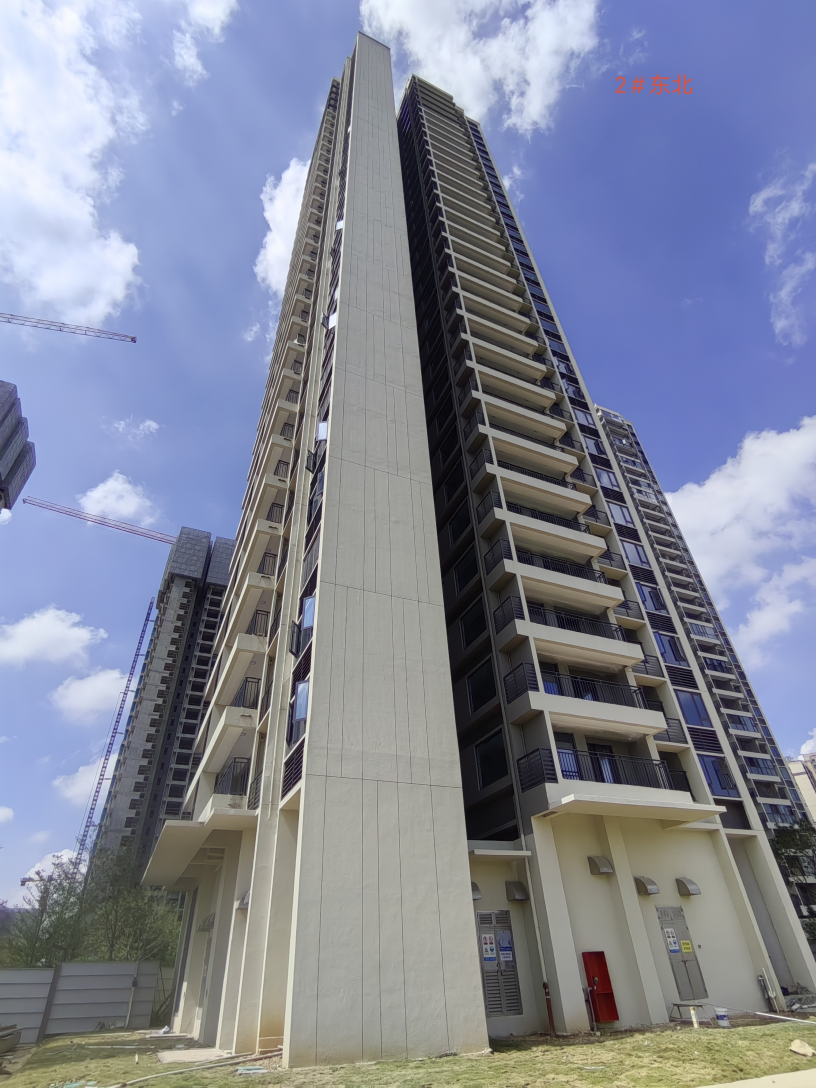
#> input picture facadeDetection/algorithms/data/northeast.jpg, 2448 x 3264 px (shown at 1/3 size)
$ python -i orthographic_photo_rectifier.py   (imports and definitions only)
#> lines starting #> are read from the running program, lines starting #| are printed output that depends on the picture
"""基于横、竖双消失点的建筑立面近似正投影校正。"""

from __future__ import annotations

import math
from pathlib import Path

import cv2
import numpy as np

from .photo_loader import read_bgr_image


class PhotoPerspectiveRectifier:
    """将目标立面的两组 Manhattan 方向恢复为正交平行方向。"""

    def __init__(
        self,
        target_max_dim: int = 2048,
        correction_strength: float = 1.0,
        keep_original_aspect_ratio: bool = True,
    ):
        self.target_max_dim = int(target_max_dim)
        self.correction_strength = float(correction_strength)
        self.keep_original_aspect_ratio = bool(keep_original_aspect_ratio)
        self.last_method = 'unknown'
        self.last_info = {}
        self.last_src_pts = None
        self.last_dst_pts = None
        self.last_structure_points = None
        self.last_vp = None
        self.last_crop_box = None

    @staticmethod
    def _line_from_segment(segment):
        x1, y1, x2, y2 = segment
        line = np.cross([x1, y1, 1.0], [x2, y2, 1.0])
        norm = math.hypot(float(line[0]), float(line[1]))
        return line / max(norm, 1e-12)

    def _detect_lines(self, image):
        gray = cv2.cvtColor(image, cv2.COLOR_BGR2GRAY)
        gray = cv2.GaussianBlur(gray, (3, 3), 0)
        found = cv2.createLineSegmentDetector(
            cv2.LSD_REFINE_STD
        ).detect(gray)[0]
        if found is None:
            raise RuntimeError('未检测到建筑结构线。')
        height, width = gray.shape
        min_length = 0.025 * min(height, width)
        vertical, horizontal = [], []
        for raw in found[:, 0, :]:
            segment = np.asarray(raw, dtype=np.float64)
            dx, dy = segment[2] - segment[0], segment[3] - segment[1]
            length = float(math.hypot(dx, dy))
            if length < min_length:
                continue
            mid_x = 0.5 * (segment[0] + segment[2])
            mid_y = 0.5 * (segment[1] + segment[3])
            if not (
                0.08 * width <= mid_x <= 0.96 * width
                and 0.02 * height <= mid_y <= 0.98 * height
            ):
                continue
            angle = math.degrees(math.atan2(dy, dx)) % 180.0
            item = {
                'segment': segment,
                'line': self._line_from_segment(segment),
                'length': length,
            }
            if abs(angle - 90.0) <= 42.0:
                vertical.append(item)
            if min(angle, 180.0 - angle) <= 38.0:
                horizontal.append(item)
        if len(vertical) < 2 or len(horizontal) < 2:
            raise RuntimeError('目标立面的横向或竖向结构线不足。')
        return vertical, horizontal

    @staticmethod
    def _vp_residuals(vp, items):
        segments = np.asarray([item['segment'] for item in items])
        directions = segments[:, 2:4] - segments[:, 0:2]
        directions /= np.maximum(
            np.linalg.norm(directions, axis=1, keepdims=True), 1e-12
        )
        if abs(float(vp[2])) > 1e-10:
            point = vp[:2] / vp[2]
            mids = 0.5 * (segments[:, 0:2] + segments[:, 2:4])
            rays = point - mids
            rays /= np.maximum(
                np.linalg.norm(rays, axis=1, keepdims=True), 1e-12
            )
        else:
            ray = vp[:2] / max(float(np.linalg.norm(vp[:2])), 1e-12)
            rays = np.repeat(ray.reshape(1, 2), len(items), axis=0)
        cosine = np.abs(np.sum(directions * rays, axis=1))
        return np.degrees(np.arccos(np.clip(cosine, 0.0, 1.0)))

    def _estimate_vp(self, items, seed):
        rng = np.random.default_rng(seed)
        lengths = np.asarray([item['length'] for item in items])
        probabilities = lengths / lengths.sum()
        lines = np.asarray([item['line'] for item in items])
        best = None
        best_score = -1.0
        for _ in range(4000):
            i, j = rng.choice(len(items), 2, replace=False, p=probabilities)
            vp = np.cross(lines[i], lines[j])
            norm = float(np.linalg.norm(vp))
            if norm <= 1e-12:
                continue
            vp /= norm
            residuals = self._vp_residuals(vp, items)
            inliers = residuals <= 2.8
            score = float(lengths[inliers].sum())
            if score > best_score:
                best = inliers
                best_score = score
        if best is None or int(np.sum(best)) < 2:
            raise RuntimeError('无法稳定估计建筑消失点。')
        weighted = lines[best] * np.sqrt(lengths[best])[:, None]
        _u, _s, vh = np.linalg.svd(weighted, full_matrices=False)
        vp = vh[-1]
        if abs(float(vp[2])) > 1e-10:
            vp /= vp[2]
        else:
            vp /= max(float(np.linalg.norm(vp[:2])), 1e-12)
        residuals = self._vp_residuals(vp, items)
        inliers = residuals <= 2.8
        return vp, inliers, residuals

    @staticmethod
    def _transform(matrix, points):
        points = np.asarray(points, dtype=np.float64).reshape(-1, 2)
        hom = np.column_stack([points, np.ones(len(points))])
        mapped = (matrix @ hom.T).T
        result = np.full((len(points), 2), np.nan)
        valid = np.abs(mapped[:, 2]) > 1e-10
        result[valid] = mapped[valid, :2] / mapped[valid, 2:3]
        return result

    def _dominant_direction(self, projective, items):
        directions, weights = [], []
        for item in items:
            segment = item['segment']
            mapped = self._transform(
                projective,
                [[segment[0], segment[1]], [segment[2], segment[3]]],
            )
            vector = mapped[1] - mapped[0]
            norm = float(np.linalg.norm(vector))
            if not np.isfinite(norm) or norm <= 1e-9:
                continue
            vector /= norm
            if vector[0] < 0:
                vector = -vector
            directions.append(vector)
            weights.append(item['length'])
        if not directions:
            raise RuntimeError('校正后的结构方向退化。')
        direction = np.average(directions, axis=0, weights=weights)
        return direction / max(float(np.linalg.norm(direction)), 1e-12)

    def _rectification(self, horizontal, vertical, vp_h, vp_v):
        line_at_infinity = np.cross(vp_h, vp_v)
        if abs(float(line_at_infinity[2])) < 1e-10:
            raise RuntimeError('立面消失线不稳定。')
        line_at_infinity /= line_at_infinity[2]
        projective = np.array([
            [1.0, 0.0, 0.0],
            [0.0, 1.0, 0.0],
            line_at_infinity,
        ])
        dir_h = self._dominant_direction(projective, horizontal)
        dir_v = self._dominant_direction(projective, vertical)
        if dir_v[1] < 0:
            dir_v = -dir_v
        basis = np.column_stack([dir_h, dir_v])
        if abs(float(np.linalg.det(basis))) < 0.08:
            raise RuntimeError('横竖方向无法恢复为稳定的正交坐标。')
        affine = np.linalg.inv(basis)
        metric = np.array([
            [affine[0, 0], affine[0, 1], 0.0],
            [affine[1, 0], affine[1, 1], 0.0],
            [0.0, 0.0, 1.0],
        ])
        return metric @ projective

    def _warp_full(self, image, matrix):
        height, width = image.shape[:2]
        corners = np.array([
            [0, 0], [width - 1, 0],
            [width - 1, height - 1], [0, height - 1],
        ])
        mapped = self._transform(matrix, corners)
        if not np.all(np.isfinite(mapped)):
            raise RuntimeError('正投影后的图像边界无效。')
        minimum, maximum = mapped.min(axis=0), mapped.max(axis=0)
        span = maximum - minimum
        if np.any(span <= 1) or max(span) > 30.0 * max(width, height):
            raise RuntimeError('正投影变换过强，请先裁剪到目标立面。')
        scale = min(1.0, self.target_max_dim / max(span))
        translate = np.array([
            [scale, 0.0, -scale * minimum[0]],
            [0.0, scale, -scale * minimum[1]],
            [0.0, 0.0, 1.0],
        ])
        full = translate @ matrix
        out_w = max(1, int(math.ceil(span[0] * scale)))
        out_h = max(1, int(math.ceil(span[1] * scale)))
        warped = cv2.warpPerspective(
            image,
            full,
            (out_w, out_h),
            flags=cv2.INTER_CUBIC,
            borderMode=cv2.BORDER_CONSTANT,
            borderValue=(0, 0, 0),
        )
        return warped, full

    def rectify(self, photo_img):
        image = np.asarray(photo_img)
        if image.ndim == 2:
            image = cv2.cvtColor(image, cv2.COLOR_GRAY2BGR)
        else:
            image = image[:, :, :3].copy()
        try:
            vertical, horizontal = self._detect_lines(image)
            vp_v, inliers_v, residuals_v = self._estimate_vp(vertical, 0)
            vp_h, inliers_h, residuals_h = self._estimate_vp(horizontal, 1)
            selected_v = [x for x, keep in zip(vertical, inliers_v) if keep]
            selected_h = [x for x, keep in zip(horizontal, inliers_h) if keep]
            matrix = self._rectification(
                selected_h, selected_v, vp_h, vp_v
            )
            rectified, matrix = self._warp_full(image, matrix)
            self.last_method = 'facade_frontoparallel_dual_vp'
            self.last_vp = vp_v.copy()
            self.last_structure_points = np.asarray([
                point
                for item in selected_h + selected_v
                for point in (
                    item['segment'][:2],
                    item['segment'][2:],
                )
            ], dtype=np.float32)
            self.last_info = {
                'projection': 'fronto_parallel',
                'horizontal_vp': vp_h.tolist(),
                'vertical_vp': vp_v.tolist(),
                'horizontal_inlier_count': len(selected_h),
                'vertical_inlier_count': len(selected_v),
                'horizontal_residual_median_deg': float(
                    np.median(residuals_h[inliers_h])
                ),
                'vertical_residual_median_deg': float(
                    np.median(residuals_v[inliers_v])
                ),
            }
        except Exception as exc:
            rectified = image.copy()
            matrix = np.eye(3)
            self.last_method = 'identity_fallback'
            self.last_info = {'fallback_reason': str(exc)}
        out_h, out_w = rectified.shape[:2]
        self.last_src_pts = np.float32([
            [0, 0], [image.shape[1] - 1, 0],
            [image.shape[1] - 1, image.shape[0] - 1],
            [0, image.shape[0] - 1],
        ])
        self.last_dst_pts = np.float32([
            [0, 0], [out_w - 1, 0],
            [out_w - 1, out_h - 1], [0, out_h - 1],
        ])
        self.last_crop_box = (0, 0, out_w, out_h)
        return rectified, matrix, np.linalg.inv(matrix)


# [34 lines left out: function rectify_photo_perspective, not called in this run]


__all__ = ['PhotoPerspectiveRectifier', 'rectify_photo_perspective']

>>> import cv2
>>> picture = cv2.imread('../data/northeast.jpg')
#> picture is the input picture: shape (3264, 2448, 3); mean B, G, R 152, 134.9, 130
>>> result = PhotoPerspectiveRectifier().rectify(picture)
#> in _detect_lines, `gray = cv2.cvtColor(image, cv2.COLOR_BGR2GRAY)`:
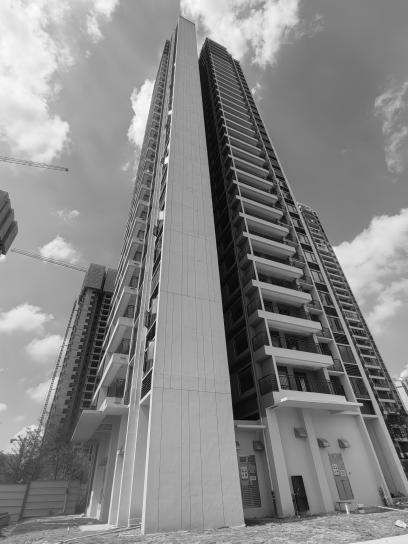
#> gray: shape (3264, 2448) (shown at 1/6 size); min 0, max 255, mean 135.3
#> the loop in _detect_lines, `for raw in found[:, 0, :]:` made 8780 passes
#> (segment, dx, dy, length) on passes 1, 3, 7: ([929, 1467, 934.9, 1434.7], 5.87, -32.34, 32.87), ([930.5, 2012.2, 911, 2041.3], -19.5, 29.09, 35.02), ([997.9, 1105.6, 988.7, 1142.3], -9.11, 36.78, 37.89)
#> after the loop in _detect_lines, `for raw in found[:, 0, :]:`: horizontal = 342 items; vertical = 646 items
#> in rectify, `vertical, horizontal = self._detect_lines(image)`: horizontal = 342 items
#> in _estimate_vp, `lengths = np.asarray([item['length'] for item in items])`: lengths = 646 values, max 2157.7 at index 26, min 61.2 at index 62, mean 164
#> in _estimate_vp, `probabilities = lengths / lengths.sum()`: probabilities = 646 values, max 0.0204 at index 26, min 0.000578 at index 62, mean 0.00155
#> in _estimate_vp, `lines = np.asarray([item['line'] for item in items])`: lines = 646 rows, first 8: [-0.998, -0.0689, 1066.5], [-0.997, -0.0789, 1082.8], [-0.997, -0.0793, 1084.7], [-0.997, -0.08, 1087], [-0.996, -0.0939, 1118], [-0.993, -0.116, 1050.4], [-0.993, -0.117, 1052.2], [-0.939, -0.344, 1291.3]
#> the loop in _estimate_vp, `for _ in range(4000):` made 4000 passes
#> (i, j, vp, norm, point in _vp_residuals, score, best_score) on passes 1, 6: (388, 185, [-0.87, 0.492, -0.000767], 11.41, [1134.7, -641.9], 86448.2, 86448.2), (482, 3, [-0.969, 0.247, -0.000871], 170.8, [1113.2, -283.5], 88191.8, 88191.8)
#> in _warp_full, `warped = cv2.warpPerspective( image, full, (out_w, out_h), flags=cv2.I..`:
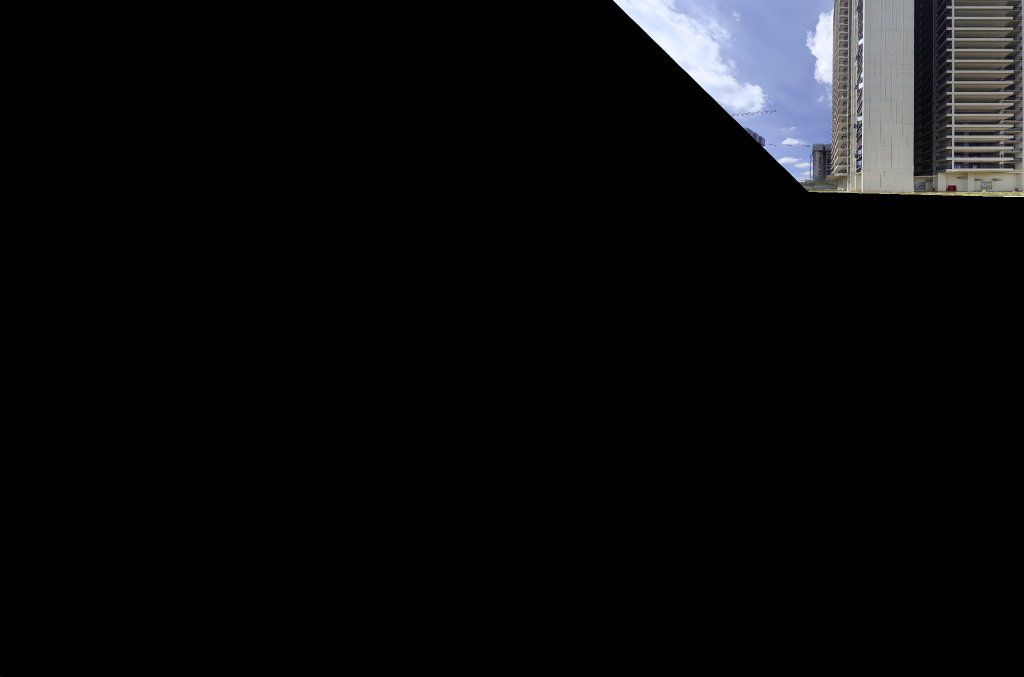
#> warped: shape (1354, 2048, 3) (shown at 1/2 size); mean B, G, R 12.9, 11.7, 11.4

$ run again, on facadeDetection/algorithms/data/northwest.jpg
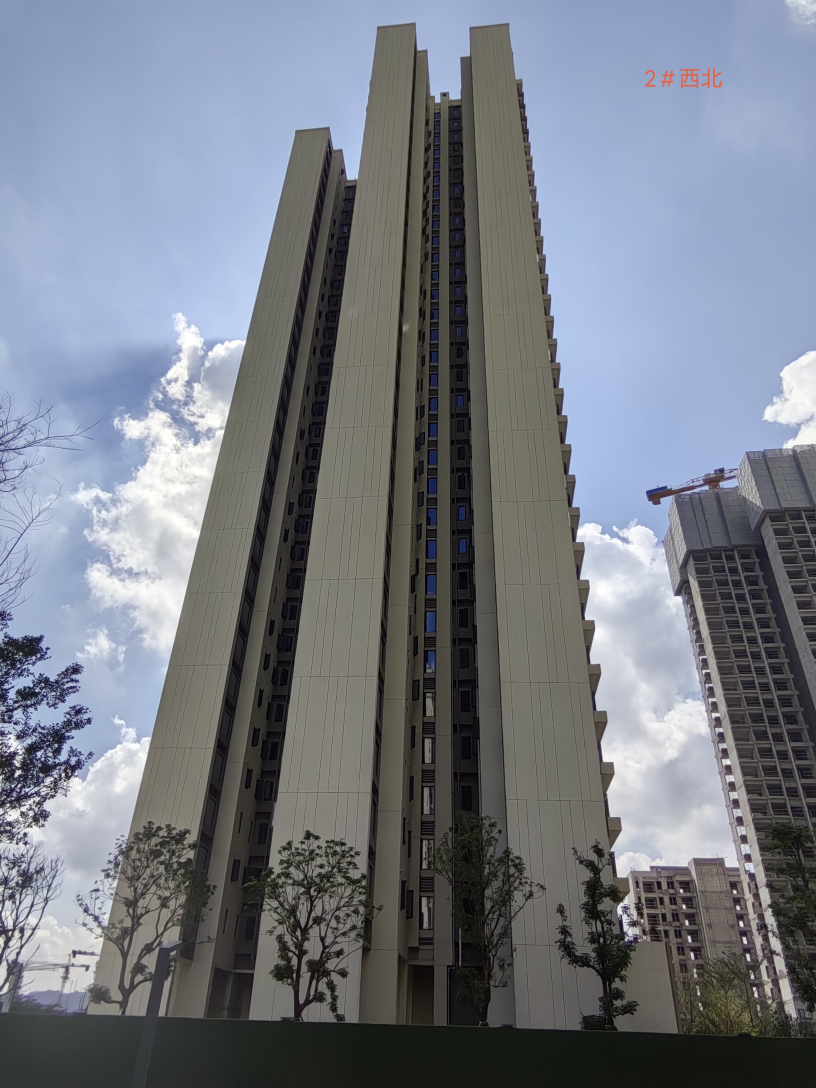
#> input picture facadeDetection/algorithms/data/northwest.jpg, 2448 x 3264 px (shown at 1/3 size)
#> picture is the input picture: shape (3264, 2448, 3); mean B, G, R 133.2, 123.6, 118.5
#> in _detect_lines, `gray = cv2.cvtColor(image, cv2.COLOR_BGR2GRAY)`:
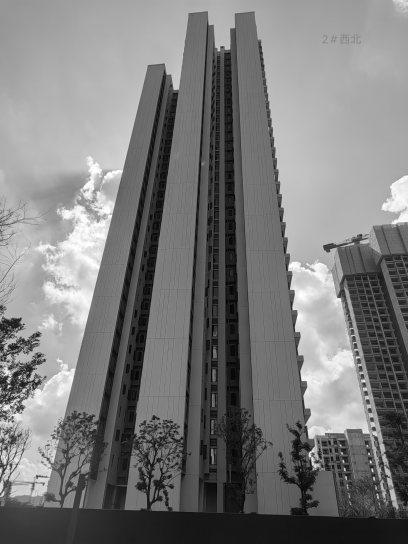
#> gray: shape (3264, 2448) (shown at 1/6 size); min 0, max 255, mean 123.2
#> the loop in _detect_lines, `for raw in found[:, 0, :]:` made 9940 passes
#> (segment, dx, dy, length) on passes 1, 3, 4: ([1754.2, 1828.1, 1753.6, 1859.4], -0.544, 31.31, 31.31), ([1865.3, 2745.7, 1870.5, 2794.1], 5.18, 48.46, 48.74), ([1767.4, 1960.4, 1770.9, 1990.4], 3.5, 30.03, 30.23)
#> after the loop in _detect_lines, `for raw in found[:, 0, :]:`: horizontal = 41 items; vertical = 561 items
#> in rectify, `vertical, horizontal = self._detect_lines(image)`: horizontal = 41 items
#> lengths = 561 values, max 2527.9 at index 94, min 61.25 at index 199, mean 176.3
#> probabilities = 561 values, max 0.0256 at index 94, min 0.000619 at index 199, mean 0.00178
#> lines = 561 rows, first 8: [-0.993, 0.118, 1526.5], [-0.993, 0.12, 1522.9], [-0.993, 0.121, 1518], [-0.98, -0.201, 2087.8], [-0.978, 0.21, 1666.8], [-0.996, -0.0904, 1790.5], [-0.977, 0.214, 1652.7], [-0.915, -0.403, 2622.8]
#> the loop in _estimate_vp, `for _ in range(4000):` made 4000 passes
#> (i, j, vp, norm, point in _vp_residuals, score, best_score) on passes 1, 4, 5: (304, 124, [0.561, -0.828, 0.000426], 97.15, [1317.3, -1942.2], 97251.2, 97251.2), (291, 347, [-0.641, 0.767, -0.000484], 357.4, [1325.3, -1584.9], 97251.3, 97251.3), (262, 491, [-0.686, 0.728, -0.000516], 618.3, [1329.2, -1409.7], 97317.7, 97317.7)
#> the loop in _dominant_direction, `for item in items:` made 36 passes
#> in _warp_full, `warped = cv2.warpPerspective( image, full, (out_w, out_h), flags=cv2.I..`:
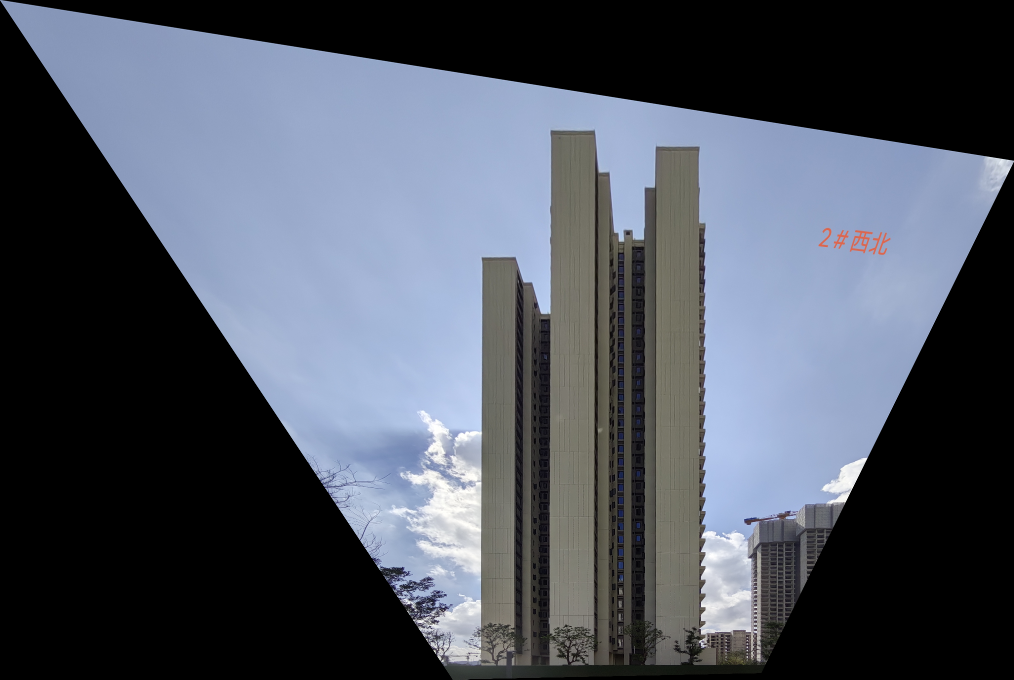
#> warped: shape (1359, 2028, 3) (shown at 1/2 size); mean B, G, R 94.6, 83.1, 77.2
